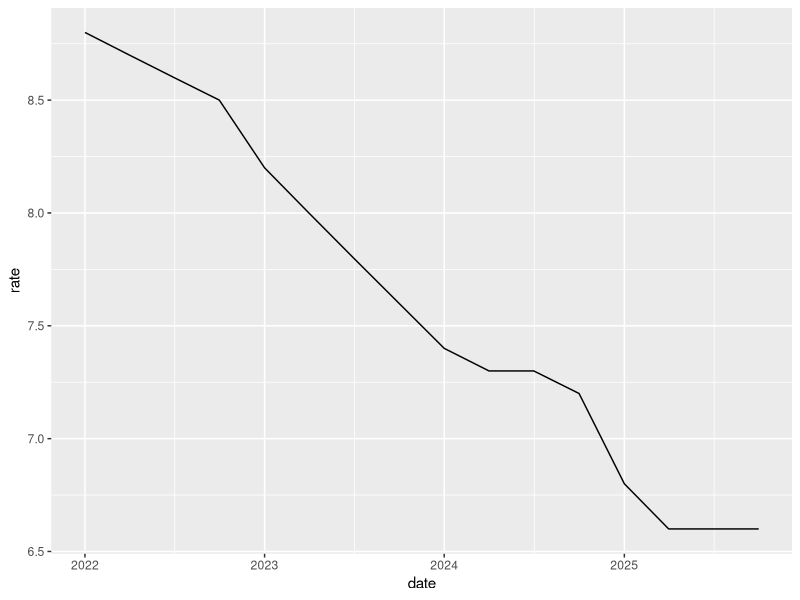
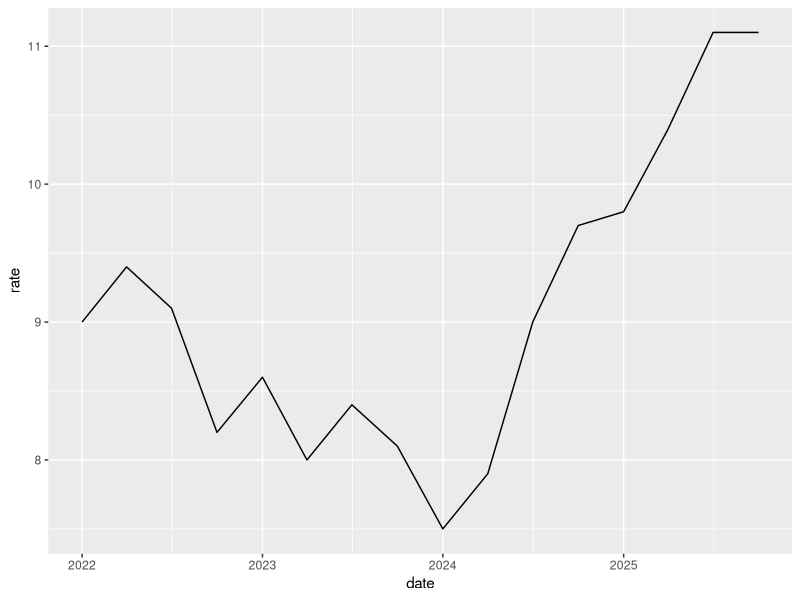
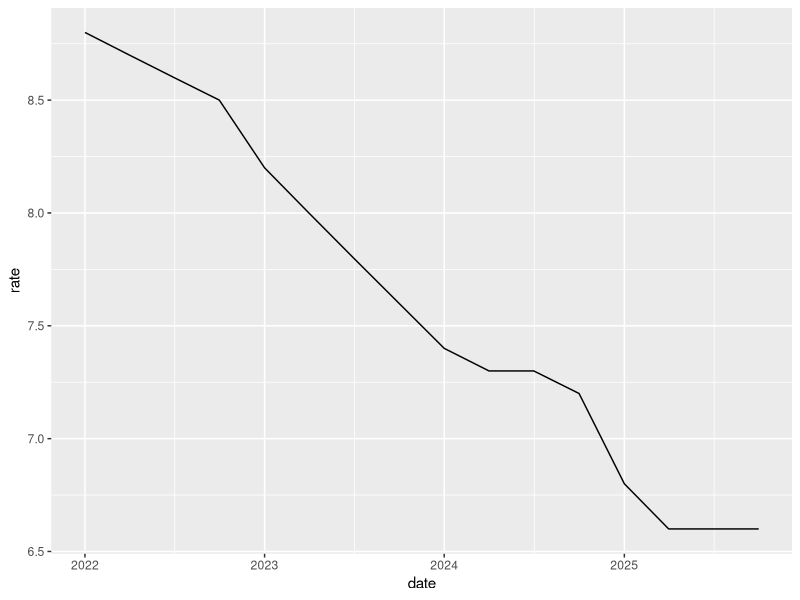
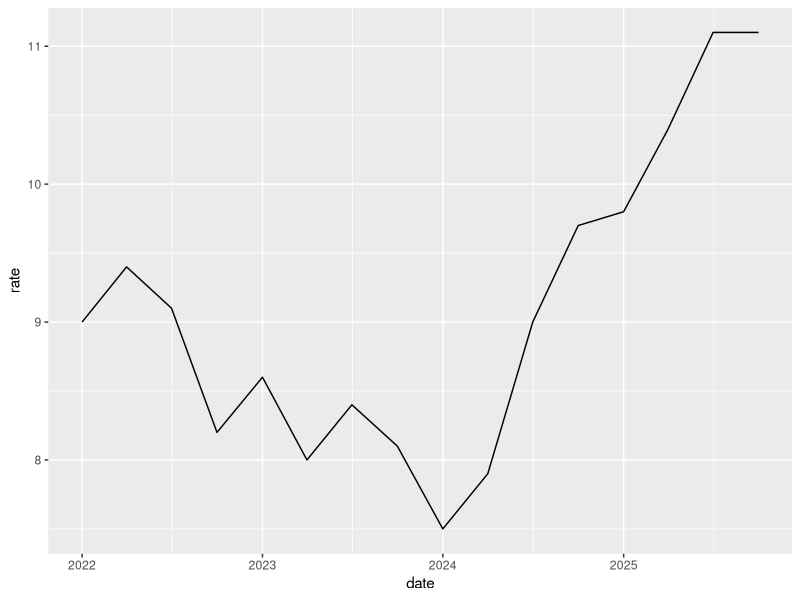
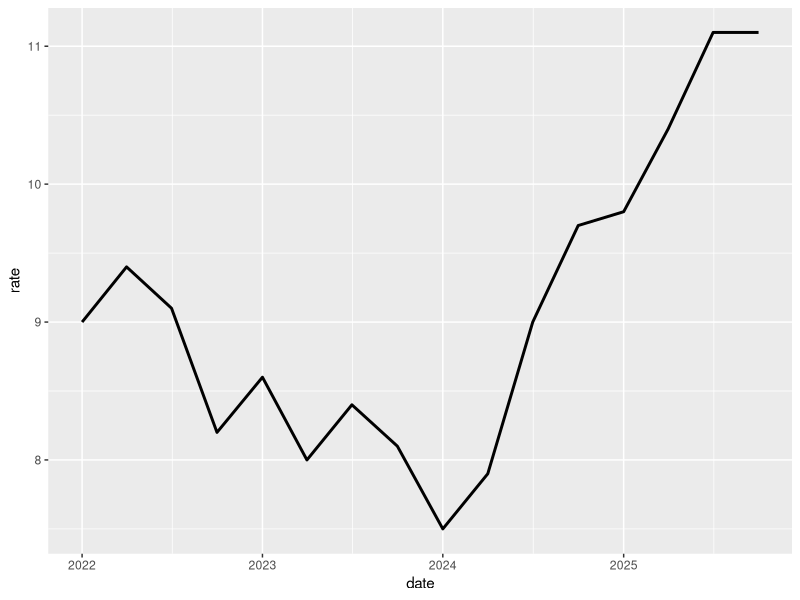

The R source for these figures, in order:
## ---- chunk 1
#| include: false
library(tidyverse)
rates <- read_csv("unemployment.csv")
kingdom <- rates |> filter(region == "Kingdom")
jazan <- rates |> filter(region == "Jazan")
change <- rates |>
  filter(region != "Kingdom") |>
  group_by(region) |>
  summarise(change = last(rate) - first(rate))
up <- change |> filter(change > 0) |> pull(region)
## ---- chunk 2
ggplot(kingdom, aes(date, rate)) + geom_line()
## ---- chunk 3
ggplot(jazan, aes(date, rate)) + geom_line()
## ---- chunk 4
ggplot(kingdom, aes(date, rate)) + geom_line()
## ---- chunk 5
ggplot(jazan, aes(date, rate)) + geom_line()
## ---- chunk 6
#| echo: true
ggplot(jazan, aes(date, rate)) +
  geom_line(linewidth = 1)
